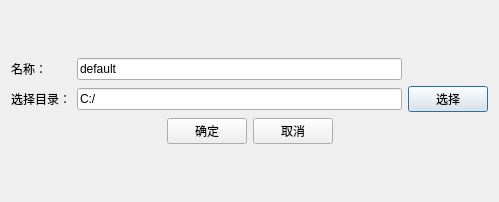
<?xml version="1.0" encoding="UTF-8"?>
<ui version="4.0">
 <class>CreatePrjDialog</class>
 <widget class="QDialog" name="CreatePrjDialog">
  <property name="geometry">
   <rect>
    <x>0</x>
    <y>0</y>
    <width>499</width>
    <height>202</height>
   </rect>
  </property>
  <property name="windowTitle">
   <string>Dialog</string>
  </property>
  <layout class="QVBoxLayout" name="verticalLayout">
   <item>
    <spacer name="verticalSpacer">
     <property name="orientation">
      <enum>Qt::Vertical</enum>
     </property>
     <property name="sizeHint" stdset="0">
      <size>
       <width>20</width>
       <height>42</height>
      </size>
     </property>
    </spacer>
   </item>
   <item>
    <layout class="QGridLayout" name="gridLayout">
     <item row="0" column="0">
      <widget class="QLabel" name="label_2">
       <property name="text">
        <string>名称：</string>
       </property>
      </widget>
     </item>
     <item row="0" column="1">
      <widget class="QLineEdit" name="lineEdit_name">
       <property name="text">
        <string>default</string>
       </property>
      </widget>
     </item>
     <item row="1" column="0">
      <widget class="QLabel" name="label">
       <property name="text">
        <string>选择目录：</string>
       </property>
      </widget>
     </item>
     <item row="1" column="1">
      <widget class="QLineEdit" name="lineEdit_path">
       <property name="text">
        <string>C:/</string>
       </property>
      </widget>
     </item>
     <item row="1" column="2">
      <widget class="QPushButton" name="pushButton_selectPath">
       <property name="text">
        <string>选择</string>
       </property>
      </widget>
     </item>
    </layout>
   </item>
   <item>
    <layout class="QHBoxLayout" name="horizontalLayout">
     <item>
      <spacer name="horizontalSpacer">
       <property name="orientation">
        <enum>Qt::Horizontal</enum>
       </property>
       <property name="sizeHint" stdset="0">
        <size>
         <width>40</width>
         <height>20</height>
        </size>
       </property>
      </spacer>
     </item>
     <item>
      <widget class="QPushButton" name="pushButton_ok">
       <property name="text">
        <string>确定</string>
       </property>
      </widget>
     </item>
     <item>
      <widget class="QPushButton" name="pushButton_cancel">
       <property name="text">
        <string>取消</string>
       </property>
      </widget>
     </item>
     <item>
      <spacer name="horizontalSpacer_2">
       <property name="orientation">
        <enum>Qt::Horizontal</enum>
       </property>
       <property name="sizeHint" stdset="0">
        <size>
         <width>40</width>
         <height>20</height>
        </size>
       </property>
      </spacer>
     </item>
    </layout>
   </item>
   <item>
    <spacer name="verticalSpacer_2">
     <property name="orientation">
      <enum>Qt::Vertical</enum>
     </property>
     <property name="sizeHint" stdset="0">
      <size>
       <width>20</width>
       <height>42</height>
      </size>
     </property>
    </spacer>
   </item>
  </layout>
 </widget>
 <resources/>
 <connections/>
</ui>
